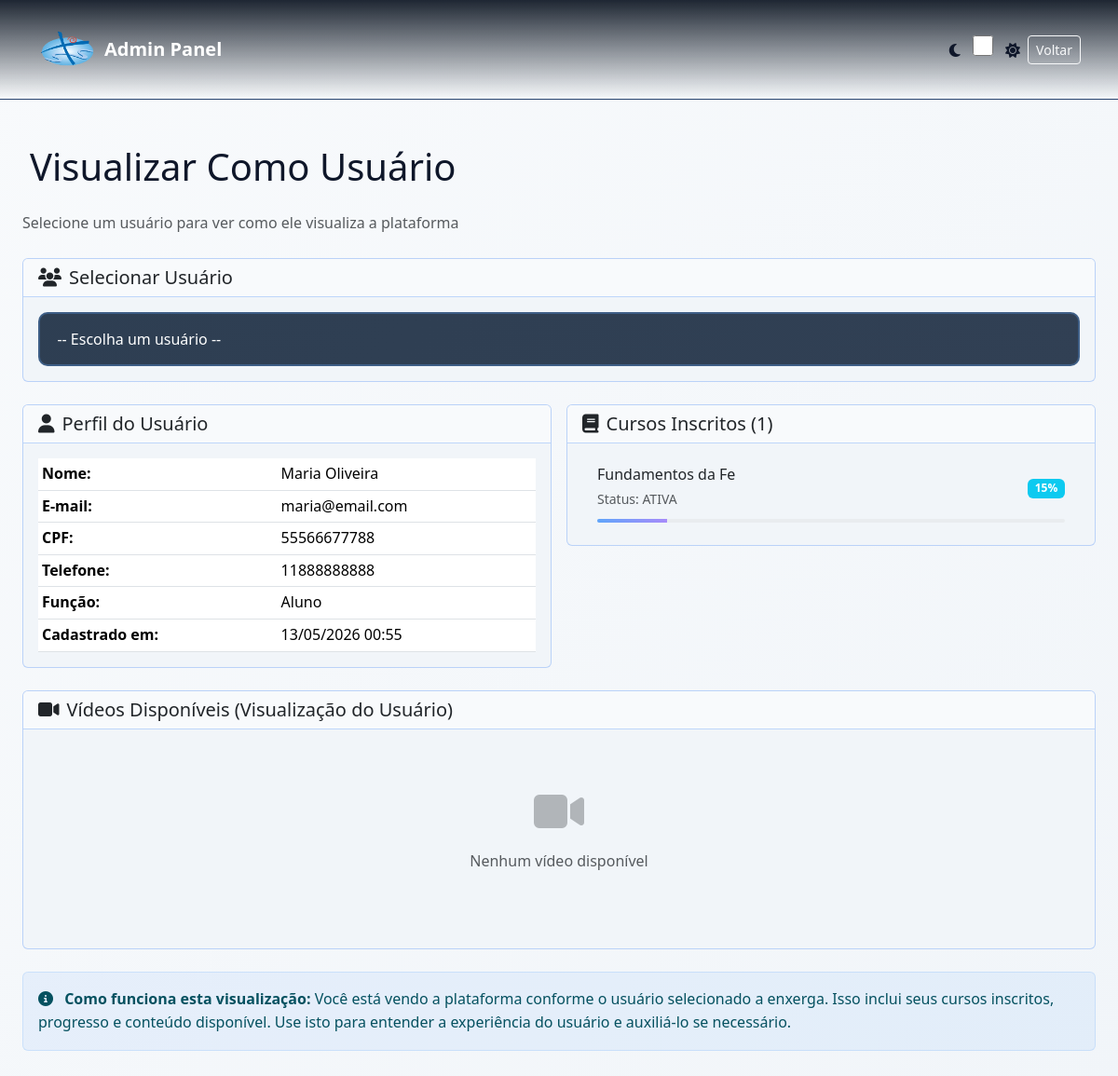
/php/admin/admin_visao_usuario.php?user_id=3 (signed in), run on the app's committed database.
### tables this page shows
CREATE TABLE IF NOT EXISTS ID_FIEL (
    IDF_ID INT UNSIGNED AUTO_INCREMENT PRIMARY KEY,
    IDF_NOME VARCHAR(100) NOT NULL,
    IDF_TELEFONE VARCHAR(20) NULL,
    IDF_EMAIL VARCHAR(150) NOT NULL,
    IDF_CPF CHAR(11) NOT NULL,
    IDF_FILIAL_ID INT UNSIGNED NULL,
    IDF_FUNCAO VARCHAR(50) NULL,
    IDF_ENDERECO VARCHAR(200) NULL,
    IDF_SENHA_HASH VARCHAR(255) NOT NULL,
    IDF_STATUS VARCHAR(20) NOT NULL DEFAULT 'pendente' COMMENT 'pendente, aprovado, negado',
    IDF_ATIVO TINYINT(1) NOT NULL DEFAULT 1,
    IDF_EMAIL_VERIFICADO_EM DATETIME NULL,
    IDF_ULTIMO_LOGIN_EM DATETIME NULL,
    IDF_CRIADO_EM TIMESTAMP NOT NULL DEFAULT CURRENT_TIMESTAMP,
    IDF_ATUALIZADO_EM TIMESTAMP NOT NULL DEFAULT CURRENT_TIMESTAMP ON UPDATE CURRENT_TIMESTAMP,
    IDF_REMOVIDO_EM DATETIME NULL,
    UNIQUE KEY UK_ID_FIEL_EMAIL (IDF_EMAIL),
    UNIQUE KEY UK_ID_FIEL_CPF (IDF_CPF),
    KEY IX_ID_FIEL_FILIAL (IDF_FILIAL_ID),
    KEY IX_ID_FIEL_ATIVO (IDF_ATIVO),
    CONSTRAINT FK_ID_FIEL_FILIAL
        FOREIGN KEY (IDF_FILIAL_ID) REFERENCES ID_FILIAL(IDL_ID)
        ON UPDATE CASCADE
        ON DELETE SET NULL
);

CREATE TABLE IF NOT EXISTS ID_MATRICULA (
    IDMATR_ID BIGINT UNSIGNED AUTO_INCREMENT PRIMARY KEY,
    IDF_ID INT UNSIGNED NOT NULL,
    IDC_ID INT UNSIGNED NOT NULL,
    IDMATR_STATUS ENUM('ATIVA', 'PAUSADA', 'CONCLUIDA', 'CANCELADA') NOT NULL DEFAULT 'ATIVA',
    IDMATR_PERCENTUAL DECIMAL(5,2) NOT NULL DEFAULT 0.00,
    IDMATR_INICIO_EM DATETIME NOT NULL DEFAULT CURRENT_TIMESTAMP,
    IDMATR_CONCLUSAO_EM DATETIME NULL,
    IDMATR_CRIADO_EM TIMESTAMP NOT NULL DEFAULT CURRENT_TIMESTAMP,
    IDMATR_ATUALIZADO_EM TIMESTAMP NOT NULL DEFAULT CURRENT_TIMESTAMP ON UPDATE CURRENT_TIMESTAMP,
    UNIQUE KEY UK_ID_MATRICULA_USUARIO_CURSO (IDF_ID, IDC_ID),
    KEY IX_ID_MATRICULA_STATUS (IDMATR_STATUS),
    CONSTRAINT FK_ID_MATRICULA_FIEL
        FOREIGN KEY (IDF_ID) REFERENCES ID_FIEL(IDF_ID)
        ON UPDATE CASCADE
        ON DELETE CASCADE,
    CONSTRAINT FK_ID_MATRICULA_CURSO
        FOREIGN KEY (IDC_ID) REFERENCES ID_CURSO(IDC_ID)
        ON UPDATE CASCADE
        ON DELETE CASCADE,
    CONSTRAINT CK_ID_MATRICULA_PERCENTUAL
        CHECK (IDMATR_PERCENTUAL >= 0.00 AND IDMATR_PERCENTUAL <= 100.00)
);

CREATE TABLE IF NOT EXISTS ID_CURSO (
    IDC_ID INT UNSIGNED AUTO_INCREMENT PRIMARY KEY,
    IDC_TITULO VARCHAR(180) NOT NULL,
    IDC_DESCRICAO TEXT NULL,
    IDC_CAPA_URL VARCHAR(500) NULL,
    IDC_CARGA_HORARIA_MIN INT UNSIGNED NULL,
    IDC_STATUS ENUM('RASCUNHO', 'PUBLICADO', 'ARQUIVADO') NOT NULL DEFAULT 'RASCUNHO',
    IDC_ADMIN_CRIADOR_ID INT UNSIGNED NULL,
    IDC_CRIADO_EM TIMESTAMP NOT NULL DEFAULT CURRENT_TIMESTAMP,
    IDC_ATUALIZADO_EM TIMESTAMP NOT NULL DEFAULT CURRENT_TIMESTAMP ON UPDATE CURRENT_TIMESTAMP,
    KEY IX_ID_CURSO_STATUS (IDC_STATUS),
    KEY IX_ID_CURSO_ADMIN (IDC_ADMIN_CRIADOR_ID),
    CONSTRAINT FK_ID_CURSO_ADMIN
        FOREIGN KEY (IDC_ADMIN_CRIADOR_ID) REFERENCES ID_ADMIN(IDA_ID)
        ON UPDATE CASCADE
        ON DELETE SET NULL
);

### php/conexao.php (called while the page is built, shortened)
<?php
function site_url($path = '') {
    return rtrim(SITE_BASE_URL, '/') . '/' . ltrim($path, '/');
}
?>

### php/admin/admin_visao_usuario.php (the view, shortened to what this page needs)
<?php
include("../conexao.php");
$usuario_id = isset($_GET["user_id"]) ? (int) $_GET["user_id"] : 0;
$usuario = null;
$cursos = array();
$videos = array();
if ($usuario_id > 0) {
    $sql_user = "SELECT IDF_ID, IDF_NOME, IDF_EMAIL, IDF_FUNCAO, IDF_FILIAL_ID, IDF_CPF, IDF_TELEFONE, IDF_ENDERECO, IDF_CRIADO_EM FROM ID_FIEL WHERE IDF_ID = $usuario_id LIMIT 1";
    $res_user = mysqli_query($conn, $sql_user);
    if ($res_user && mysqli_num_rows($res_user) > 0) {
        $usuario = mysqli_fetch_assoc($res_user);
        $sql_matriculas = "
            SELECT m.IDMATR_ID, c.IDC_ID, c.IDC_TITULO, m.IDMATR_STATUS, m.IDMATR_PERCENTUAL
            FROM ID_MATRICULA m
            LEFT JOIN ID_CURSO c ON m.IDC_ID = c.IDC_ID
            WHERE m.IDF_ID = $usuario_id
            ORDER BY c.IDC_TITULO
        ";
        $res_matriculas = mysqli_query($conn, $sql_matriculas);
        if ($res_matriculas && mysqli_num_rows($res_matriculas) > 0) {
            while ($curso = mysqli_fetch_assoc($res_matriculas)) {
                $cursos[] = $curso;
            }
        }
    } else {
        $erro = "Usuário não encontrado.";
    }
}
?>
<!DOCTYPE html>
<html lang="pt-BR" data-theme="dark">
<head>
    <link href="https://cdn.jsdelivr.net/npm/bootstrap@5.3.2/dist/css/bootstrap.min.css" rel="stylesheet">
    <link rel="stylesheet" href="https://cdnjs.cloudflare.com/ajax/libs/font-awesome/6.5.1/css/all.min.css">
    <link rel="stylesheet" href="../../css/styles.css">
</head>
<body style="transition: background 0.3s ease;">
    <nav class="navbar navbar-expand-lg navbar-dark w-100 p-3" style="background: rgba(7,16,29,0.98); border-bottom: 1px solid var(--border-color); transition: all 0.3s ease;">
        <div class="container-fluid px-4">
            <a class="navbar-brand fw-bold d-flex align-items-center" href="<?php echo site_url('php/admin/admin_conteudos.php'); ?>">
                <img src="../../assets/logo.png" alt="Logotipo" class="logo me-2" /> Admin Panel
            </a>
            <div class="d-flex gap-2 align-items-center ms-auto">
                <div class="theme-toggle-container">
                    <i class="fas fa-moon theme-icon" style="font-size: 1rem;"></i>
                    <input type="checkbox" id="theme-toggle" class="theme-toggle" aria-label="Alternar tema" style="width: 40px; height: 22px;">
                    <i class="fas fa-sun theme-icon" style="font-size: 1rem;"></i>
                </div>
                <a href="admin_conteudos.php" class="btn btn-sm btn-outline-light">Voltar</a>
            </div>
        </div>
    </nav>
    <main class="container-fluid py-5 px-4">
        <div class="row">
            <div class="col-12">
                <h1 class="mb-4"><i class="fas fa-user-eye me-2"></i>Visualizar Como Usuário</h1>
                <p class="text-muted mb-4">Selecione um usuário para ver como ele visualiza a plataforma</p>
                <div class="card mb-4" style="background: var(--bg-light); border: 1px solid var(--border-color);">
                    <div class="card-header" style="background: var(--bg-dark); border-bottom: 1px solid var(--border-color);">
                        <h5 class="mb-0"><i class="fas fa-users me-2"></i>Selecionar Usuário</h5>
                    </div>
                    <div class="card-body">
                        <form method="GET" class="d-flex gap-2">
                            <select name="user_id" class="form-select custom-input" required onchange="this.form.submit();">
                                <option value="">-- Escolha um usuário --</option>
                            </select>
                        </form>
                    </div>
                </div>
                <?php if ($usuario !== null) { ?>
                    <div class="row g-3 mb-4">
                        <div class="col-md-6">
                            <div class="card" style="background: var(--bg-light); border: 1px solid var(--border-color);">
                                <div class="card-header" style="background: var(--bg-dark); border-bottom: 1px solid var(--border-color);">
                                    <h5 class="mb-0"><i class="fas fa-user me-2"></i>Perfil do Usuário</h5>
                                </div>
                                <div class="card-body">
                                    <table class="table table-sm mb-0">
                                        <tr>
                                            <td><strong>Nome:</strong></td>
                                            <td><?php echo htmlspecialchars($usuario["IDF_NOME"]); ?></td>
                                        </tr>
                                        <tr>
                                            <td><strong>E-mail:</strong></td>
                                            <td><?php echo htmlspecialchars($usuario["IDF_EMAIL"]); ?></td>
                                        </tr>
                                        <tr>
                                            <td><strong>CPF:</strong></td>
                                            <td><?php echo htmlspecialchars($usuario["IDF_CPF"]); ?></td>
                                        </tr>
                                        <tr>
                                            <td><strong>Telefone:</strong></td>
                                            <td><?php echo htmlspecialchars($usuario["IDF_TELEFONE"]); ?></td>
                                        </tr>
                                        <tr>
                                            <td><strong>Função:</strong></td>
                                            <td><?php echo htmlspecialchars($usuario["IDF_FUNCAO"]); ?></td>
                                        </tr>
                                        <tr>
                                            <td><strong>Cadastrado em:</strong></td>
                                            <td><?php echo date('d/m/Y H:i', strtotime($usuario["IDF_CRIADO_EM"])); ?></td>
                                        </tr>
                                    </table>
                                </div>
                            </div>
                        </div>
                        <div class="col-md-6">
                            <div class="card" style="background: var(--bg-light); border: 1px solid var(--border-color);">
                                <div class="card-header" style="background: var(--bg-dark); border-bottom: 1px solid var(--border-color);">
                                    <h5 class="mb-0"><i class="fas fa-book me-2"></i>Cursos Inscritos (<?php echo count($cursos); ?>)</h5>
                                </div>
                                <div class="card-body">
                                    <?php if (count($cursos) > 0) { ?>
                                        <div class="list-group list-group-flush">
                                            <?php foreach ($cursos as $curso) { ?>
                                                <div class="list-group-item" style="background: transparent; border-color: rgba(96,165,250,0.1);">
                                                    <div class="d-flex justify-content-between align-items-center">
                                                        <div>
                                                            <h6 class="mb-1"><?php echo htmlspecialchars($curso["IDC_TITULO"]); ?></h6>
                                                            <small class="text-muted">Status: <?php echo htmlspecialchars($curso["IDMATR_STATUS"]); ?></small>
                                                        </div>
                                                        <span class="badge bg-info"><?php echo round($curso["IDMATR_PERCENTUAL"]); ?>%</span>
                                                    </div>
                                                    <div class="progress mt-2" style="height: 4px;">
                                                        <div class="progress-bar" role="progressbar" style="width: <?php echo $curso["IDMATR_PERCENTUAL"]; ?>%; background: linear-gradient(90deg, #60a5fa, #a78bfa);"></div>
                                                    </div>
                                                </div>
                                            <?php } ?>
                                        </div>
                                    <?php } else { ?>
                                        <p class="text-muted mb-0">Nenhum curso ainda.</p>
                                    <?php } ?>
                                </div>
                            </div>
                        </div>
                    </div>
                    <div class="card" style="background: var(--bg-light); border: 1px solid var(--border-color);">
                        <div class="card-header" style="background: var(--bg-dark); border-bottom: 1px solid var(--border-color);">
                            <h5 class="mb-0"><i class="fas fa-video me-2"></i>Vídeos Disponíveis (Visualização do Usuário)</h5>
                        </div>
                        <div class="card-body">
                            <?php if (count($videos) > 0) { ?>
                                <div class="row g-3">
                                    <?php foreach ($videos as $video) { ?>
                                        <div class="col-md-6 col-lg-4">
                                            <div style="background: rgba(96,165,250,0.05); border: 1px solid rgba(96,165,250,0.2); border-radius: 12px; overflow: hidden;">
                                                <div style="height: 160px; background: #000; display: flex; align-items: center; justify-content: center; position: relative;">
                                                    <i class="fas fa-play-circle" style="font-size: 3rem; color: #60a5fa; opacity: 0.5;"></i>
                                                    <div style="position: absolute; top: 0; right: 0; background: #60a5fa; color: white; padding: 0.5rem 0.8rem; font-size: 0.8rem; font-weight: 600;">VIDEO</div>
                                                </div>
                                                <div style="padding: 1rem;">
                                                    <h6 class="mb-2"><?php echo htmlspecialchars($video["IDCT_TITULO"]); ?></h6>
                                                    <p class="text-muted mb-3" style="font-size: 0.9rem; max-height: 60px; overflow: hidden;">
                                                        <?php echo htmlspecialchars($video["IDCT_DESCRICAO"]); ?>
                                                    </p>
                                                    <button class="btn btn-sm btn-light w-100" disabled>
                                                        <i class="fas fa-play me-1"></i>Ver Vídeo
                                                    </button>
                                                </div>
                                            </div>
                                        </div>
                                    <?php } ?>
                                </div>
                            <?php } else { ?>
                                <div class="text-center py-5">
                                    <i class="fas fa-video" style="font-size: 3rem; opacity: 0.3;"></i>
                                    <p class="mt-3 text-muted">Nenhum vídeo disponível</p>
                                </div>
                            <?php } ?>
                        </div>
                    </div>
                    <div class="alert alert-info mt-4" style="background: rgba(96,165,250,0.1); border: 1px solid rgba(96,165,250,0.2);">
                        <i class="fas fa-info-circle me-2"></i>
                        <strong>Como funciona esta visualização:</strong> Você está vendo a plataforma conforme o usuário selecionado a enxerga. Isso inclui seus cursos inscritos, progresso e conteúdo disponível. Use isto para entender a experiência do usuário e auxiliá-lo se necessário.
                    </div>
                <?php } else if ($usuario_id > 0) { ?>
                    <div class="alert alert-warning">
                        <i class="fas fa-warning me-2"></i>Usuário não encontrado ou não aprovado.
                    </div>
                <?php } ?>
            </div>
        </div>
    </main>
</body>
</html>

### data on the page
id_fiel: IDF_NOME "Maria Oliveira", IDF_EMAIL "maria@email.com", IDF_CPF "55566677788", IDF_TELEFONE "11888888888", IDF_FUNCAO "Aluno", IDF_CRIADO_EM "13/05/2026 00:55"
id_matricula: IDC_ID.IDC_TITULO "Fundamentos da Fe", IDMATR_STATUS "ATIVA", IDMATR_PERCENTUAL "15"

### other printed values
count($cursos) "1"
